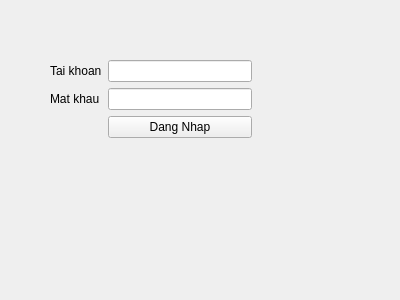
<?xml version="1.0" encoding="UTF-8"?>
<ui version="4.0">
 <class>Form</class>
 <widget class="QWidget" name="Form">
  <property name="geometry">
   <rect>
    <x>0</x>
    <y>0</y>
    <width>400</width>
    <height>300</height>
   </rect>
  </property>
  <property name="windowTitle">
   <string>Form</string>
  </property>
  <widget class="QWidget" name="">
   <property name="geometry">
    <rect>
     <x>50</x>
     <y>60</y>
     <width>202</width>
     <height>88</height>
    </rect>
   </property>
   <layout class="QFormLayout" name="formLayout">
    <item row="0" column="0">
     <widget class="QLabel" name="label">
      <property name="text">
       <string>Tai khoan</string>
      </property>
     </widget>
    </item>
    <item row="0" column="1">
     <widget class="QLineEdit" name="o_nhap_tai_khoan"/>
    </item>
    <item row="1" column="0">
     <widget class="QLabel" name="label_2">
      <property name="text">
       <string>Mat khau</string>
      </property>
     </widget>
    </item>
    <item row="1" column="1">
     <widget class="QLineEdit" name="o_nhap_mat_khau">
      <property name="echoMode">
       <enum>QLineEdit::Password</enum>
      </property>
     </widget>
    </item>
    <item row="2" column="1">
     <widget class="QPushButton" name="nut_dang_nhap">
      <property name="text">
       <string>Dang Nhap</string>
      </property>
     </widget>
    </item>
   </layout>
  </widget>
 </widget>
 <resources/>
 <connections/>
</ui>
